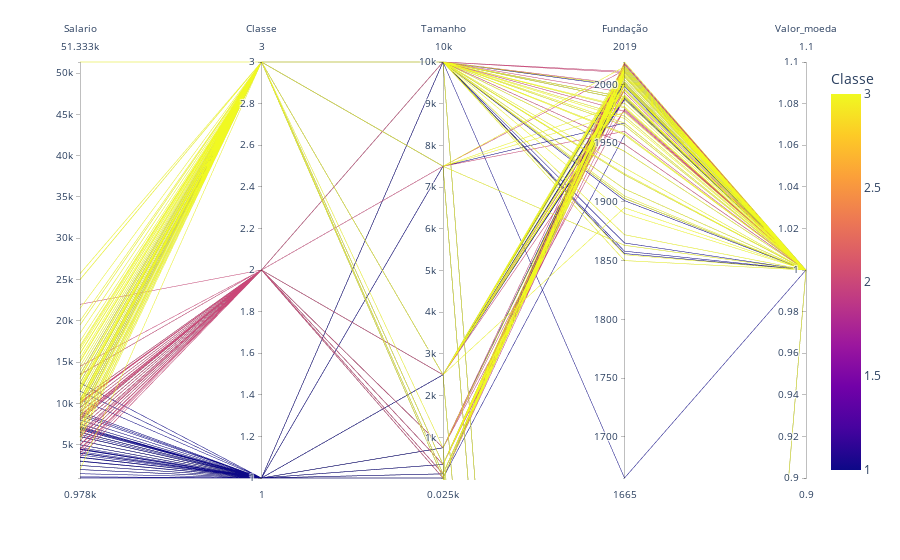

The cell this chart's notebook holds for it:
### Code cell
import plotly.express as px

fig = px.parallel_coordinates(df, color="Classe")
fig.show()

### Figure 1 — Plotly figure (JSON) as saved in the notebook; plotly's stock layout.template omitted (floating-point values rounded to 4 significant figures; data arrays with more than 128 entries replaced by an {"elided": "..."} marker saying what was removed)
{"data": [{"dimensions": [{"label": "Salario", "values": {"elided": "389 int values"}}, {"label": "Classe", "values": {"elided": "389 int values"}}, {"label": "Tamanho", "values": {"elided": "389 int values"}}, {"label": "Fundação", "values": {"elided": "389 int values"}}, {"label": "Valor_moeda", "values": {"elided": "389 int values"}}], "domain": {"x": [0, 1], "y": [0, 1]}, "line": {"color": {"elided": "389 int values"}, "coloraxis": "coloraxis"}, "name": "", "type": "parcoords"}], "layout": {"coloraxis": {"colorbar": {"title": {"text": "Classe"}}, "colorscale": [[0, "#0d0887"], [0.1111, "#46039f"], [0.2222, "#7201a8"], [0.3333, "#9c179e"], [0.4444, "#bd3786"], [0.5556, "#d8576b"], [0.6667, "#ed7953"], [0.7778, "#fb9f3a"], [0.8889, "#fdca26"], [1, "#f0f921"]]}, "legend": {"tracegroupgap": 0}, "margin": {"t": 60}}}
